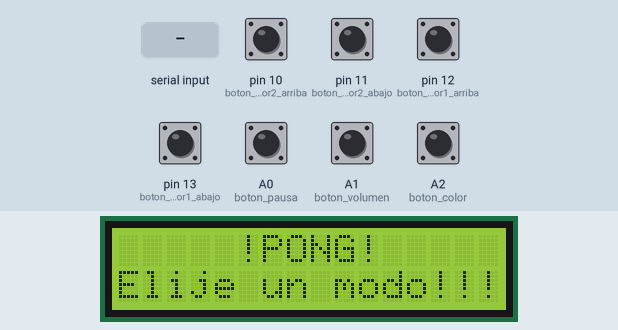
Simulated run of this sketch. Board: Arduino Uno, built with avr-gcc and run on an emulated ATmega328P. On the bench: 16×2 character LCD. The inputs (shaded band) are chosen by the test bench; at power-on: A0 (boton_pausa), A1 (boton_volumen), A2 (boton_color), pin 10 (boton_jugador2_arriba), pin 11 (boton_jugador2_abajo), pin 12 (boton_jugador1_arriba), pin 13 (boton_jugador1_abajo) HIGH. What the sketch prints to the serial monitor is not drawn.

Above: at 1.2 s.
1.3 s: "Z" received over Serial
At 2.8 s:
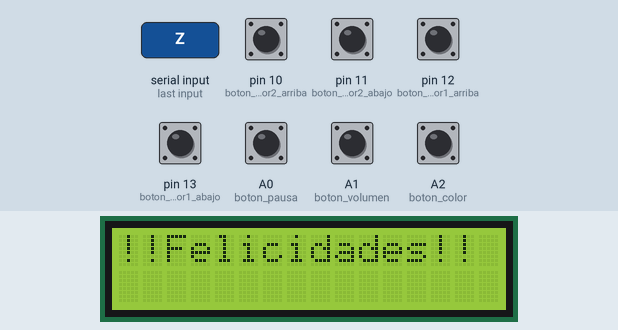
3.1 s: byte 33 (33) received over Serial
At 4.5 s:
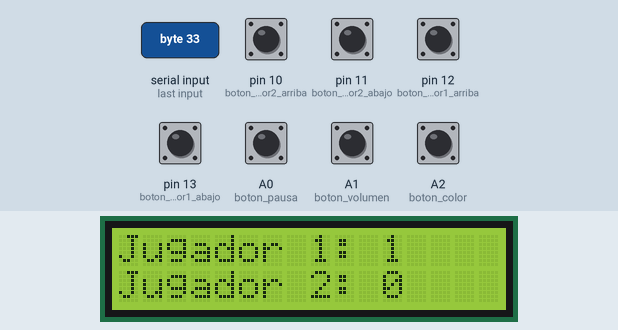
4.8 s: byte 53 (53) received over Serial
At 6.0 s:
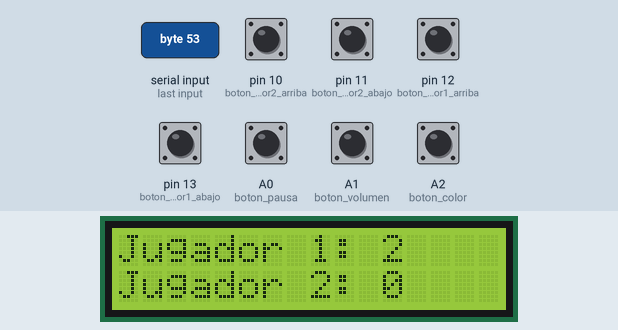
6.6 s: "0" received over Serial
At 7.6 s:
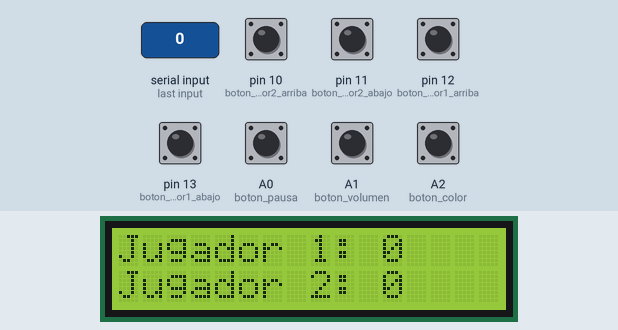
Timing chart, 0 to 9.6 s (numbered marks = the images above; inputs shaded):
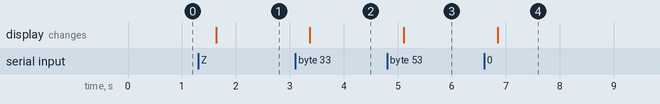

Measured:
- after the input at 1.3 s, the display: changes after 0.33 s (image 1)
- after the input at 3.1 s, the display: changes after 0.27 s (image 2)
- after the input at 4.8 s, the display: changes after 0.31 s (image 3)
- after the input at 6.6 s, the display: changes after 0.25 s (image 4)

The sketch:

Controles.ino
```cpp
//Librerias que se utilizarán para el manejo de hardware y software
#include <Wire.h>
#include <LiquidCrystal_I2C.h>

LiquidCrystal_I2C lcd(0x3F, 16, 2);

//Variables que serán utilizadas a lo largo del código
int boton_jugador1_arriba = 12;
int boton_jugador1_abajo = 13;
int boton_jugador2_arriba = 10;
int boton_jugador2_abajo = 11;
int boton_pausa = A0;
int boton_volumen = A1;
int boton_color = A2;
int punto;
int p1;
int p2;

uint8_t note[8]  = {0x2, 0x3, 0x2, 0xe, 0x1e, 0xc, 0x0};


void setup() {

  //Inicializa la comunicacion serial
  Serial.begin(9600);

  //Tipo de señal en cada respectivo pin
  pinMode(boton_jugador1_arriba, INPUT_PULLUP);
  pinMode(boton_jugador1_abajo, INPUT_PULLUP);
  pinMode(boton_jugador2_arriba, INPUT_PULLUP);
  pinMode(boton_jugador2_abajo, INPUT_PULLUP);
  pinMode(boton_pausa, INPUT_PULLUP);
  pinMode(boton_volumen, INPUT_PULLUP);
  pinMode(boton_color, INPUT_PULLUP);

  //Etapa de inicialización del LCD Display
  lcd.begin();
  lcd.clear();
  lcd.print("     ");
  lcd.print("!PONG!");
  lcd.setCursor(0, 1);
  lcd.print("Elije un modo!!!");
  }

void loop() {

  //Se crean las variables tipo Sting necesarias para retornar en el monitor Serial de Arduino
  String w = "w";
  String s = "s";
  String u = "u";
  String down = "down";
  String pausa = "p";
  String volumen = "v";
  String color = "c";

  //Se definen variables de tipo booleanos dependiendo del botón que se presione y po medio del comando digitalRead
  int estado_w = digitalRead(boton_jugador1_arriba);
  int estado_s = digitalRead(boton_jugador1_abajo);
  int estado_up = digitalRead(boton_jugador2_arriba);
  int estado_down = digitalRead(boton_jugador2_abajo);
  int estado_p = digitalRead(boton_pausa);
  int estado_v = digitalRead(boton_volumen);
  int estado_c = digitalRead(boton_color);

  //variable que lee el monitor serial en busca de puntajes
  punto = Serial.read();

  //E: Valores booleanos de los digitalRead anteriores
  //S: Datos en el monitor serial de Arduino
  //R: Ninguna

  //Casos para el control 1
  if (estado_w == 1){
    Serial.println(w);
    delay(45);
  }
  if (estado_s == 1){
    Serial.println(s);
    delay(45);
  }

  //Casos para el control 2
  if (estado_up == 1){
    Serial.println(u);
    delay(50);
  }
  if (estado_down == 1){
    Serial.println(down);
    delay(50);
  }

  //Casos para la consola, pausa, volumen y color respectivamente
  if (estado_p == 0){
    Serial.println(pausa);
    delay(300);
  }
  if (estado_v == 0){
    Serial.println(volumen);
    delay(300);
  }
  if (estado_c == 0){
    Serial.println(color);
    delay(300);
  }

  //Casos para los puntajes a ser mostrados en el LCD Display

  //Caso de ganador
  if (punto == 90){
    lcd.clear();
    lcd.print("!!Felicidades!!");
    }

  //Caso en el que el marcador empieza en cero
  if (punto == 48){
    lcd.clear();
    lcd.print("Jugador 1: 0");
    lcd.setCursor(0, 1);
    lcd.print("Jugador 2: 0");
    p1 = 0;
    p2 = 0;
  }

  //Caso en el que el jugador 1 anota un punto
  if ((punto == 33) || (punto == 49) || (punto == 50) || (punto == 51) || (punto == 52) || (punto == 53) || (punto == 54) || (punto == 55) || (punto == 56) || (punto == 57)){
    p1 += 1;
    lcd.clear();
    lcd.print("Jugador 1: " + String(p1));
    lcd.setCursor(0, 1);
    lcd.print("Jugador 2: " + String(p2));
  }

  //Caso en el que el jugador 2 anota un punto
  if ((punto == 65) || (punto == 66) || (punto == 67) || (punto == 68) || (punto == 69) || (punto == 70) || (punto == 71) || (punto == 72) || (punto == 73) || (punto == 74)){
    p2 += 1;
    lcd.clear();
    lcd.print("Jugador 1: " + String(p1));
    lcd.setCursor(0, 1);
    lcd.print("Jugador 2: " + String(p2));
  }
}
```
